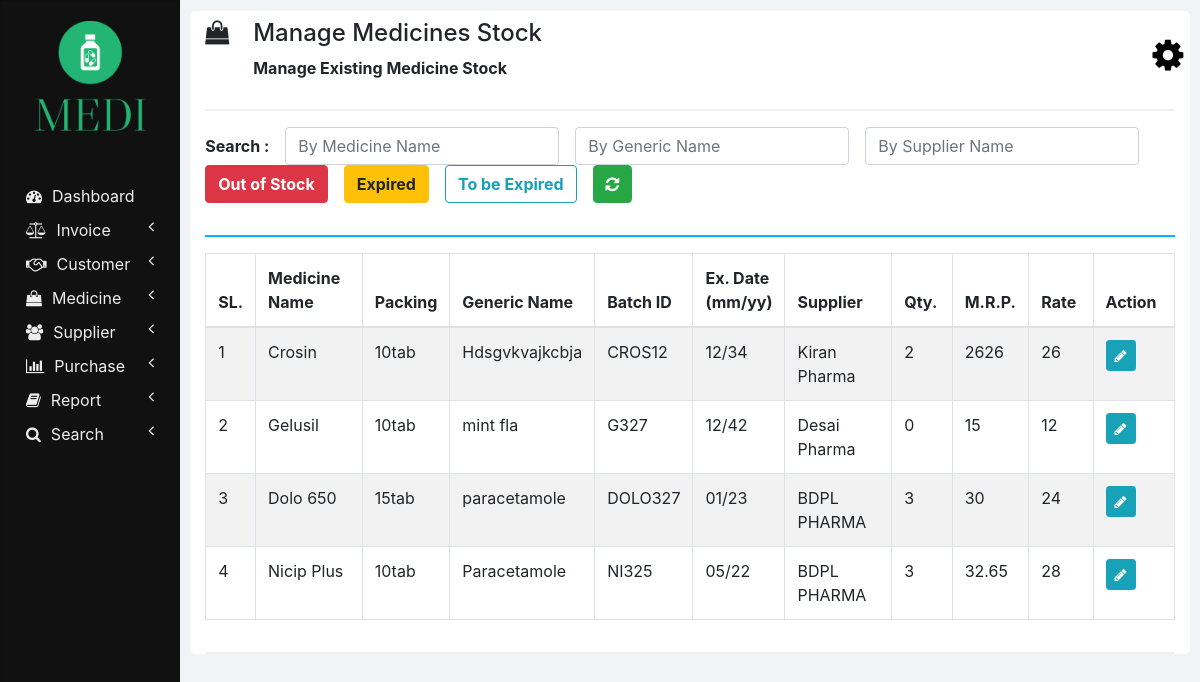
Page /manage_medicine_stock.php on the earlier database version.
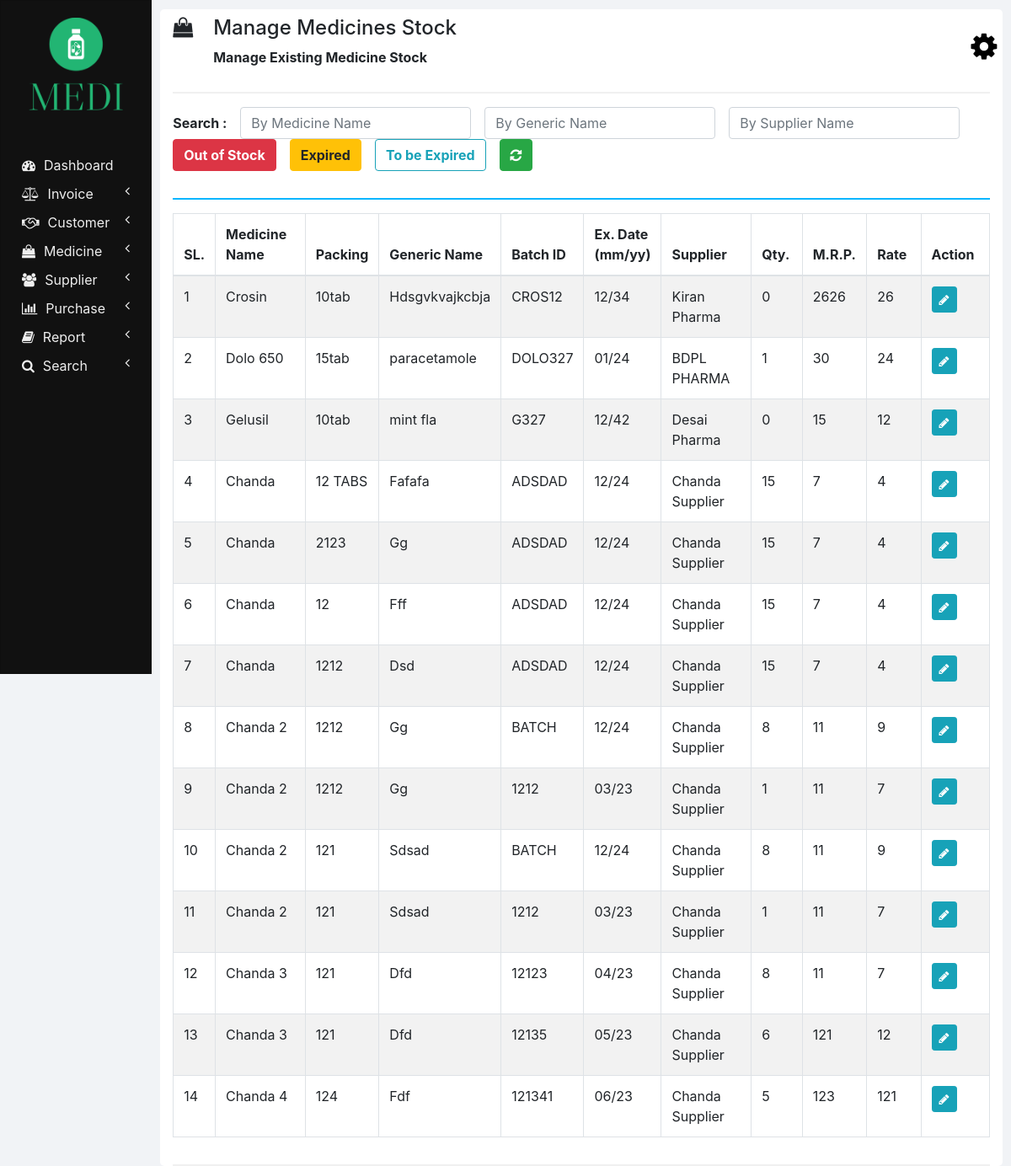
Same page on the later database version.
### tables this page shows
CREATE TABLE `medicines` (
  `ID` int(11) NOT NULL,
  `NAME` varchar(100) NOT NULL,
  `PACKING` varchar(20) NOT NULL,
  `GENERIC_NAME` varchar(100) NOT NULL,
  `SUPPLIER_NAME` varchar(100) NOT NULL
);

CREATE TABLE `medicines_stock` (
  `ID` int(11) NOT NULL,
  `NAME` varchar(100) NOT NULL,
  `BATCH_ID` varchar(20) NOT NULL,
  `EXPIRY_DATE` varchar(10) NOT NULL,
  `QUANTITY` int(11) NOT NULL,
  `MRP` double NOT NULL,
  `RATE` double NOT NULL
);

### php/manage_medicine_stock.php (the view, shortened to what this page needs)
<?php
  function showMedicinesStock($id) {
    require "db_connection.php";
    if($con) {
      $seq_no = 0;
      $query = "SELECT * FROM medicines INNER JOIN medicines_stock ON medicines.NAME = medicines_stock.NAME";
      $result = mysqli_query($con, $query);
      while($row = mysqli_fetch_array($result)) {
        $seq_no++;
        if($row['BATCH_ID'] == $id)
          showEditOptionsRow($seq_no, $row);
        else
          showMedicineStockRow($seq_no, $row);
      }
    }
  }
  function showMedicineStockRow($seq_no, $row) {
    ?>
    <tr>
      <td><?php echo $seq_no; ?></td>
      <td><?php echo $row['NAME']; ?></td>
      <td><?php echo $row['PACKING']; ?></td>
      <td><?php echo $row['GENERIC_NAME']; ?></td>
      <td><?php echo $row['BATCH_ID']; ?></td>
      <td><?php echo $row['EXPIRY_DATE']; ?></td>
      <td><?php echo $row['SUPPLIER_NAME']; ?></td>
      <td><?php echo $row['QUANTITY']; ?></td>
      <td><?php echo $row['MRP']; ?></td>
      <td><?php echo $row['RATE']; ?></td>
      <td>
        <button href="" class="btn btn-info btn-sm" onclick="editMedicineStock('<?php echo $row['BATCH_ID']; ?>');">
          <i class="fa fa-pencil"></i>
        </button>
      </td>
    </tr>
    <?php
  }
  ?>

### manage_medicine_stock.php (shortened to what this page needs)
<!DOCTYPE html>
<html lang="en" dir="ltr">
  <head>
    <link rel="stylesheet" href="bootstrap/css/bootstrap.min.css">
    <link rel="stylesheet" href="https://use.fontawesome.com/releases/v5.3.1/css/all.css">
    <link rel="stylesheet" href="https://cdnjs.cloudflare.com/ajax/libs/font-awesome/4.7.0/css/font-awesome.min.css">
    <link rel="stylesheet" href="css/sidenav.css">
    <link rel="stylesheet" href="css/home.css">
  </head>
  <body>
    <div class="container-fluid">
      <div class="container">
        <?php
          require "php/header.php";
        ?>
        <div class="row">
          <div class="col-md-12 form-group form-inline">
            <label class="font-weight-bold" for="">Search :&emsp;</label>
            <input type="text" class="form-control" id="by_name" placeholder="By Medicine Name" onkeyup="searchMedicineStock(this.value, 'NAME');">
            &emsp;<input type="text" class="form-control" id="by_generic_name" placeholder="By Generic Name" onkeyup="searchMedicineStock(this.value, 'GENERIC_NAME');">
            &emsp;<input type="text" class="form-control" id="by_suppliers_name" placeholder="By Supplier Name" onkeyup="searchMedicineStock(this.value, 'SUPPLIER_NAME');">
            &emsp;<button class="btn btn-danger font-weight-bold" onclick="searchMedicineStock('0', 'QUANTITY');">Out of Stock</button>
            &emsp;<button class="btn btn-warning font-weight-bold" onclick="searchMedicineStock('', 'EXPIRY_DATE');">Expired</button>&emsp;
            <button class="btn btn-outline-info font-weight-bold" onclick="searchMedicineStock('', 'EXPIRY_DATE_TO_BE');">To be Expired</button>
            &emsp;<button class="btn btn-success font-weight-bold" onclick="cancel();"><i class="fa fa-refresh"></i></button>
          </div>
          <div class="col col-md-12">
            <hr class="col-md-12" style="padding: 0px; border-top: 2px solid  #02b6ff;">
          </div>
          <div class="col col-md-12 table-responsive">
            <div class="table-responsive">
            	<table class="table table-bordered table-striped table-hover">
            		<thead>
            			<tr>
            				<th style="width: 1%;">SL.</th>
            				<th style="width: 14%;">Medicine Name</th>
                    <th style="width: 5%;">Packing</th>
                    <th style="width: 14%;">Generic Name</th>
                    <th style="width: 10%;">Batch ID</th>
                    <th style="width: 8%;">Ex. Date (mm/yy)</th>
            				<th style="width: 15%;">Supplier</th>
                    <th style="width: 7%;">Qty.</th>
                    <th style="width: 8%;">M.R.P.</th>
                    <th style="width: 8%;">Rate</th>
                    <th style="width: 10%;">Action</th>
            			</tr>
            		</thead>
                <tbody id="medicines_stock_div">
                  <?php
                    require 'php/manage_medicine_stock.php';
                    if(isset($_GET['out_of_stock']))
                      echo "<script>searchMedicineStock('0', 'QUANTITY');</script>";
                    else if(isset($_GET['expired']))
                      echo "<script>searchMedicineStock('', 'EXPIRY_DATE');</script>";
                    else
                      showMedicinesStock("0");
                  ?>
            		</tbody>
            	</table>
            </div>
          </div>
        </div>
        <hr style="border-top: 2px solid #f0f0f0;">
      </div>
    </div>
  </body>
</html>

Differences in the rows shown:
removed medicines: seq_no "4", medicines_stock.NAME "Nicip Plus", PACKING "10tab", GENERIC_NAME "Paracetamole", medicines_stock.BATCH_ID "NI325", medicines_stock.EXPIRY_DATE "05/22", SUPPLIER_NAME "BDPL PHARMA", medicines_stock.QUANTITY "3", medicines_stock.MRP "32.65", medicines_stock.RATE "28"
changed through a linked row, medicines "Hdsgvkvajkcbja": medicines_stock.QUANTITY "2" → "0"
changed through a linked row, medicines "15tab": seq_no "3" → "2"; medicines_stock.EXPIRY_DATE "01/23" → "01/24"; medicines_stock.QUANTITY "3" → "1"; moves up the list
computed for medicines "mint fla": seq_no "2" → "3"
added medicines: seq_no "4", medicines_stock.NAME "Chanda", PACKING "12 TABS", GENERIC_NAME "Fafafa", medicines_stock.BATCH_ID "ADSDAD", medicines_stock.EXPIRY_DATE "12/24", SUPPLIER_NAME "Chanda Supplier", medicines_stock.QUANTITY "15", medicines_stock.MRP "7", medicines_stock.RATE "4"
added medicines: seq_no "5", medicines_stock.NAME "Chanda", PACKING "2123", GENERIC_NAME "Gg", medicines_stock.BATCH_ID "ADSDAD", medicines_stock.EXPIRY_DATE "12/24", SUPPLIER_NAME "Chanda Supplier", medicines_stock.QUANTITY "15", medicines_stock.MRP "7", medicines_stock.RATE "4"
added medicines: seq_no "6", medicines_stock.NAME "Chanda", PACKING "12", GENERIC_NAME "Fff", medicines_stock.BATCH_ID "ADSDAD", medicines_stock.EXPIRY_DATE "12/24", SUPPLIER_NAME "Chanda Supplier", medicines_stock.QUANTITY "15", medicines_stock.MRP "7", medicines_stock.RATE "4"
added medicines: seq_no "7", medicines_stock.NAME "Chanda", PACKING "1212", GENERIC_NAME "Dsd", medicines_stock.BATCH_ID "ADSDAD", medicines_stock.EXPIRY_DATE "12/24", SUPPLIER_NAME "Chanda Supplier", medicines_stock.QUANTITY "15", medicines_stock.MRP "7", medicines_stock.RATE "4"
added medicines: seq_no "8", medicines_stock.NAME "Chanda 2", PACKING "1212", GENERIC_NAME "Gg", medicines_stock.BATCH_ID "BATCH", medicines_stock.EXPIRY_DATE "12/24", SUPPLIER_NAME "Chanda Supplier", medicines_stock.QUANTITY "8", medicines_stock.MRP "11", medicines_stock.RATE "9", seq_no "9", medicines_stock.BATCH_ID "1212", medicines_stock.EXPIRY_DATE "03/23", medicines_stock.QUANTITY "1", medicines_stock.RATE "7"
added medicines: seq_no "10", medicines_stock.NAME "Chanda 2", PACKING "121", GENERIC_NAME "Sdsad", medicines_stock.BATCH_ID "BATCH", medicines_stock.EXPIRY_DATE "12/24", SUPPLIER_NAME "Chanda Supplier", medicines_stock.QUANTITY "8", medicines_stock.MRP "11", medicines_stock.RATE "9", seq_no "11", medicines_stock.BATCH_ID "1212", medicines_stock.EXPIRY_DATE "03/23", medicines_stock.QUANTITY "1", medicines_stock.RATE "7"
added medicines: seq_no "12", medicines_stock.NAME "Chanda 3", PACKING "121", GENERIC_NAME "Dfd", medicines_stock.BATCH_ID "12123", medicines_stock.EXPIRY_DATE "04/23", SUPPLIER_NAME "Chanda Supplier", medicines_stock.QUANTITY "8", medicines_stock.MRP "11", medicines_stock.RATE "7", seq_no "13", medicines_stock.BATCH_ID "12135", medicines_stock.EXPIRY_DATE "05/23", medicines_stock.QUANTITY "6", medicines_stock.MRP "121", medicines_stock.RATE "12"
added medicines: seq_no "14", medicines_stock.NAME "Chanda 4", PACKING "124", GENERIC_NAME "Fdf", medicines_stock.BATCH_ID "121341", medicines_stock.EXPIRY_DATE "06/23", SUPPLIER_NAME "Chanda Supplier", medicines_stock.QUANTITY "5", medicines_stock.MRP "123", medicines_stock.RATE "121"
